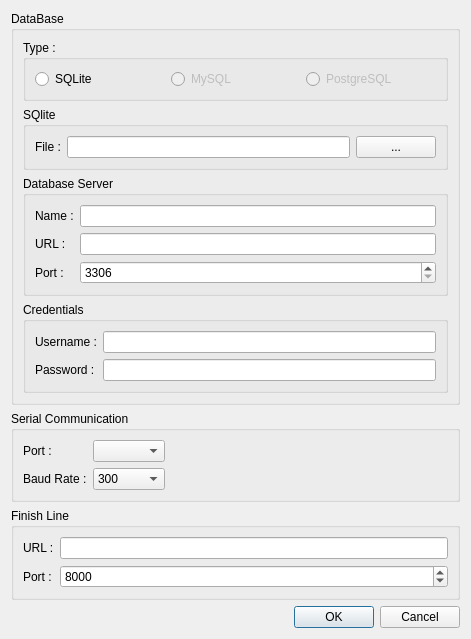
<?xml version="1.0" encoding="UTF-8"?>
<ui version="4.0">
 <class>EditPreferencesDialog</class>
 <widget class="QDialog" name="EditPreferencesDialog">
  <property name="geometry">
   <rect>
    <x>0</x>
    <y>0</y>
    <width>471</width>
    <height>573</height>
   </rect>
  </property>
  <property name="windowTitle">
   <string>Preferences</string>
  </property>
  <layout class="QVBoxLayout" name="verticalLayout">
   <item>
    <widget class="QGroupBox" name="m_gb_database">
     <property name="title">
      <string>DataBase</string>
     </property>
     <layout class="QVBoxLayout" name="verticalLayout_2">
      <item>
       <widget class="QGroupBox" name="groupBox_3">
        <property name="title">
         <string>Type :</string>
        </property>
        <layout class="QHBoxLayout" name="horizontalLayout_2">
         <item>
          <widget class="QRadioButton" name="m_rb_sqlite">
           <property name="text">
            <string>SQLite</string>
           </property>
          </widget>
         </item>
         <item>
          <widget class="QRadioButton" name="m_rb_mysql">
           <property name="enabled">
            <bool>false</bool>
           </property>
           <property name="text">
            <string>MySQL</string>
           </property>
          </widget>
         </item>
         <item>
          <widget class="QRadioButton" name="m_rb_pgsql">
           <property name="enabled">
            <bool>false</bool>
           </property>
           <property name="text">
            <string>PostgreSQL</string>
           </property>
          </widget>
         </item>
        </layout>
       </widget>
      </item>
      <item>
       <widget class="QGroupBox" name="m_gb_sqlite">
        <property name="title">
         <string>SQlite</string>
        </property>
        <layout class="QHBoxLayout" name="horizontalLayout">
         <item>
          <widget class="QLabel" name="label_5">
           <property name="text">
            <string>File :</string>
           </property>
          </widget>
         </item>
         <item>
          <widget class="QLineEdit" name="m_le_sqlite_filepath"/>
         </item>
         <item>
          <widget class="QPushButton" name="m_pb_sqlite_path">
           <property name="text">
            <string>...</string>
           </property>
          </widget>
         </item>
        </layout>
       </widget>
      </item>
      <item>
       <widget class="QGroupBox" name="m_gb_db_server">
        <property name="title">
         <string>Database Server</string>
        </property>
        <layout class="QFormLayout" name="formLayout_2">
         <property name="fieldGrowthPolicy">
          <enum>QFormLayout::AllNonFixedFieldsGrow</enum>
         </property>
         <item row="0" column="0">
          <widget class="QLabel" name="label_7">
           <property name="text">
            <string>Name :</string>
           </property>
          </widget>
         </item>
         <item row="0" column="1">
          <widget class="QLineEdit" name="m_le_db_name"/>
         </item>
         <item row="1" column="0">
          <widget class="QLabel" name="label">
           <property name="text">
            <string>URL :</string>
           </property>
          </widget>
         </item>
         <item row="1" column="1">
          <widget class="QLineEdit" name="m_le_db_url"/>
         </item>
         <item row="2" column="0">
          <widget class="QLabel" name="label_2">
           <property name="text">
            <string>Port :</string>
           </property>
          </widget>
         </item>
         <item row="2" column="1">
          <widget class="QSpinBox" name="m_sb_db_port">
           <property name="minimum">
            <number>3306</number>
           </property>
           <property name="maximum">
            <number>65535</number>
           </property>
           <property name="value">
            <number>3306</number>
           </property>
          </widget>
         </item>
        </layout>
       </widget>
      </item>
      <item>
       <widget class="QGroupBox" name="groupBox_4">
        <property name="title">
         <string>Credentials</string>
        </property>
        <layout class="QFormLayout" name="formLayout_4">
         <item row="0" column="0">
          <widget class="QLabel" name="label_6">
           <property name="text">
            <string>Username :</string>
           </property>
          </widget>
         </item>
         <item row="0" column="1">
          <widget class="QLineEdit" name="m_le_username"/>
         </item>
         <item row="1" column="0">
          <widget class="QLabel" name="label_8">
           <property name="text">
            <string>Password :</string>
           </property>
          </widget>
         </item>
         <item row="1" column="1">
          <widget class="QLineEdit" name="m_le_password">
           <property name="echoMode">
            <enum>QLineEdit::Password</enum>
           </property>
          </widget>
         </item>
        </layout>
       </widget>
      </item>
     </layout>
    </widget>
   </item>
   <item>
    <widget class="QGroupBox" name="groupBox">
     <property name="title">
      <string>Serial Communication</string>
     </property>
     <layout class="QGridLayout" name="gridLayout">
      <item row="0" column="0">
       <widget class="QLabel" name="label_9">
        <property name="text">
         <string>Port :</string>
        </property>
       </widget>
      </item>
      <item row="0" column="1">
       <widget class="QComboBox" name="m_cb_serial_port"/>
      </item>
      <item row="0" column="2">
       <spacer name="horizontalSpacer">
        <property name="orientation">
         <enum>Qt::Horizontal</enum>
        </property>
        <property name="sizeHint" stdset="0">
         <size>
          <width>40</width>
          <height>20</height>
         </size>
        </property>
       </spacer>
      </item>
      <item row="1" column="0">
       <widget class="QLabel" name="label_10">
        <property name="text">
         <string>Baud Rate :</string>
        </property>
       </widget>
      </item>
      <item row="1" column="1">
       <widget class="QComboBox" name="m_cb_serial_rate">
        <item>
         <property name="text">
          <string>300</string>
         </property>
        </item>
        <item>
         <property name="text">
          <string>1200</string>
         </property>
        </item>
        <item>
         <property name="text">
          <string>2400</string>
         </property>
        </item>
        <item>
         <property name="text">
          <string>4800</string>
         </property>
        </item>
        <item>
         <property name="text">
          <string>9600</string>
         </property>
        </item>
        <item>
         <property name="text">
          <string>14400</string>
         </property>
        </item>
        <item>
         <property name="text">
          <string>19200</string>
         </property>
        </item>
        <item>
         <property name="text">
          <string>28800</string>
         </property>
        </item>
        <item>
         <property name="text">
          <string>38400</string>
         </property>
        </item>
        <item>
         <property name="text">
          <string>57600</string>
         </property>
        </item>
        <item>
         <property name="text">
          <string>115200</string>
         </property>
        </item>
       </widget>
      </item>
      <item row="1" column="2">
       <spacer name="horizontalSpacer_2">
        <property name="orientation">
         <enum>Qt::Horizontal</enum>
        </property>
        <property name="sizeHint" stdset="0">
         <size>
          <width>292</width>
          <height>20</height>
         </size>
        </property>
       </spacer>
      </item>
     </layout>
    </widget>
   </item>
   <item>
    <widget class="QGroupBox" name="groupBox_2">
     <property name="title">
      <string>Finish Line</string>
     </property>
     <layout class="QFormLayout" name="formLayout">
      <property name="fieldGrowthPolicy">
       <enum>QFormLayout::AllNonFixedFieldsGrow</enum>
      </property>
      <item row="0" column="0">
       <widget class="QLabel" name="label_3">
        <property name="text">
         <string>URL :</string>
        </property>
       </widget>
      </item>
      <item row="0" column="1">
       <widget class="QLineEdit" name="m_le_server_url"/>
      </item>
      <item row="1" column="0">
       <widget class="QLabel" name="label_4">
        <property name="text">
         <string>Port :</string>
        </property>
       </widget>
      </item>
      <item row="1" column="1">
       <widget class="QSpinBox" name="m_sb_server_port">
        <property name="minimum">
         <number>1024</number>
        </property>
        <property name="maximum">
         <number>65535</number>
        </property>
        <property name="value">
         <number>8000</number>
        </property>
       </widget>
      </item>
     </layout>
    </widget>
   </item>
   <item>
    <widget class="QDialogButtonBox" name="m_button_box">
     <property name="orientation">
      <enum>Qt::Horizontal</enum>
     </property>
     <property name="standardButtons">
      <set>QDialogButtonBox::Cancel|QDialogButtonBox::Ok</set>
     </property>
    </widget>
   </item>
  </layout>
 </widget>
 <resources/>
 <connections>
  <connection>
   <sender>m_button_box</sender>
   <signal>rejected()</signal>
   <receiver>EditPreferencesDialog</receiver>
   <slot>reject()</slot>
   <hints>
    <hint type="sourcelabel">
     <x>316</x>
     <y>260</y>
    </hint>
    <hint type="destinationlabel">
     <x>286</x>
     <y>274</y>
    </hint>
   </hints>
  </connection>
 </connections>
</ui>
